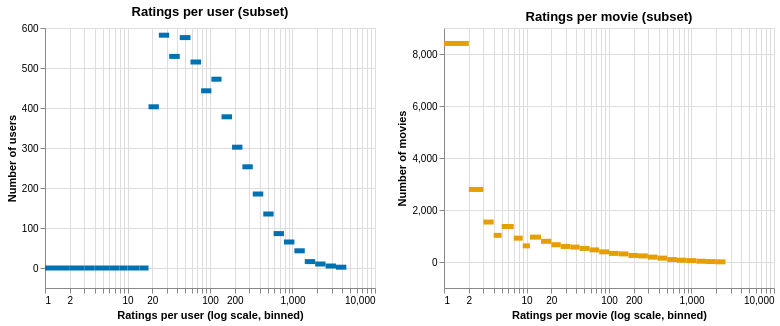

The code cell stored with this chart in its notebook:
### Markdown cell above
## 3. Rating coverage

How much history supports each user and movie? Log scales make the skewed counts readable. Movie counts here cover the sampled users only.

### Code cell
per_user = ratings.groupby("userId").size().rename("n_ratings")
per_movie = ratings.groupby("movieId").size().rename("n_ratings")


def log_hist(counts, bins=30):
    edges = np.unique(np.logspace(0, np.log10(counts.max()) + 0.001, bins).round().astype(int))
    cut = pd.cut(counts, bins=edges, right=False)
    h = cut.value_counts().sort_index().rename_axis("bin").reset_index(name="n_entities")
    h["lo"] = h["bin"].map(lambda i: i.left)
    h["hi"] = h["bin"].map(lambda i: i.right)
    return h[["lo", "hi", "n_entities"]]


def hist_chart(counts, what, color):
    return (
        alt.Chart(log_hist(counts))
        .mark_bar(color=color)
        .encode(
            x=alt.X(
                "lo:Q", scale=alt.Scale(type="log"), title=f"Ratings per {what} (log scale, binned)"
            ),
            x2="hi:Q",
            y=alt.Y("n_entities:Q", title=f"Number of {what}s"),
            tooltip=[
                alt.Tooltip("lo:Q", title="from"),
                alt.Tooltip("hi:Q", title="up to (excl.)"),
                "n_entities",
            ],
        )
        .properties(title=f"Ratings per {what} (subset)", width=330, height=260)
    )


display(
    pd.DataFrame(
        {
            "per user": per_user.describe(percentiles=[0.1, 0.5, 0.9, 0.99]),
            "per movie": per_movie.describe(percentiles=[0.1, 0.5, 0.9, 0.99]),
        }
    ).round(1)
)
print("Movies with exactly 1 rating:", int((per_movie == 1).sum()), "of", len(per_movie))
save_table(
    pd.DataFrame({"per_user": per_user.describe(), "per_movie": per_movie.describe()}),
    "c_activity_summary",
)
save_chart(
    hist_chart(per_user, "user", BLUE) | hist_chart(per_movie, "movie", ORANGE),
    "c_ratings_per_user_and_movie",
)

### Figure 1 — Vega-Lite specification as saved in the notebook (floating-point values rounded to 4 significant figures)
{"config": {"view": {"continuousWidth": 300, "continuousHeight": 300}}, "hconcat": [{"data": {"name": "data-f6d9985f0e483e192c79a0b4bce2e09f"}, "mark": {"type": "bar", "color": "#0072B2"}, "encoding": {"tooltip": [{"field": "lo", "title": "from", "type": "quantitative"}, {"field": "hi", "title": "up to (excl.)", "type": "quantitative"}, {"field": "n_entities", "type": "quantitative"}], "x": {"field": "lo", "scale": {"type": "log"}, "title": "Ratings per user (log scale, binned)", "type": "quantitative"}, "x2": {"field": "hi"}, "y": {"field": "n_entities", "title": "Number of users", "type": "quantitative"}}, "height": 260, "title": "Ratings per user (subset)", "width": 330}, {"data": {"name": "data-543f74d6b14fd25644cce0e846626b92"}, "mark": {"type": "bar", "color": "#E69F00"}, "encoding": {"tooltip": [{"field": "lo", "title": "from", "type": "quantitative"}, {"field": "hi", "title": "up to (excl.)", "type": "quantitative"}, {"field": "n_entities", "type": "quantitative"}], "x": {"field": "lo", "scale": {"type": "log"}, "title": "Ratings per movie (log scale, binned)", "type": "quantitative"}, "x2": {"field": "hi"}, "y": {"field": "n_entities", "title": "Number of movies", "type": "quantitative"}}, "height": 260, "title": "Ratings per movie (subset)", "width": 330}], "$schema": "https://vega.github.io/schema/vega-lite/v5.17.0.json", "datasets": {"data-f6d9985f0e483e192c79a0b4bce2e09f": [{"lo": 1, "hi": 2, "n_entities": 0}, {"lo": 2, "hi": 3, "n_entities": 0}, {"lo": 3, "hi": 4, "n_entities": 0}, {"lo": 4, "hi": 6, "n_entities": 0}, {"lo": 6, "hi": 8, "n_entities": 0}, {"lo": 8, "hi": 10, "n_entities": 0}, {"lo": 10, "hi": 14, "n_entities": 0}, {"lo": 14, "hi": 18, "n_entities": 0}, {"lo": 18, "hi": 24, "n_entities": 403}, {"lo": 24, "hi": 32, "n_entities": 582}, {"lo": 32, "hi": 43, "n_entities": 529}, {"lo": 43, "hi": 58, "n_entities": 576}, {"lo": 58, "hi": 78, "n_entities": 515}, {"lo": 78, "hi": 104, "n_entities": 443}, {"lo": 104, "hi": 138, "n_entities": 472}, {"lo": 138, "hi": 185, "n_entities": 378}, {"lo": 185, "hi": 247, "n_entities": 302}, {"lo": 247, "hi": 330, "n_entities": 253}, {"lo": 330, "hi": 442, "n_entities": 185}, {"lo": 442, "hi": 590, "n_entities": 135}, {"lo": 590, "hi": 789, "n_entities": 86}, {"lo": 789, "hi": 1054, "n_entities": 65}, {"lo": 1054, "hi": 1409, "n_entities": 43}, {"lo": 1409, "hi": 1883, "n_entities": 16}, {"lo": 1883, "hi": 2517, "n_entities": 10}, {"lo": 2517, "hi": 3364, "n_entities": 5}, {"lo": 3364, "hi": 4495, "n_entities": 2}], "data-543f74d6b14fd25644cce0e846626b92": [{"lo": 1, "hi": 2, "n_entities": 8406}, {"lo": 2, "hi": 3, "n_entities": 2790}, {"lo": 3, "hi": 4, "n_entities": 1537}, {"lo": 4, "hi": 5, "n_entities": 1025}, {"lo": 5, "hi": 7, "n_entities": 1366}, {"lo": 7, "hi": 9, "n_entities": 918}, {"lo": 9, "hi": 11, "n_entities": 622}, {"lo": 11, "hi": 15, "n_entities": 956}, {"lo": 15, "hi": 20, "n_entities": 796}, {"lo": 20, "hi": 26, "n_entities": 665}, {"lo": 26, "hi": 34, "n_entities": 598}, {"lo": 34, "hi": 44, "n_entities": 574}, {"lo": 44, "hi": 58, "n_entities": 523}, {"lo": 58, "hi": 76, "n_entities": 466}, {"lo": 76, "hi": 100, "n_entities": 390}, {"lo": 100, "hi": 131, "n_entities": 331}, {"lo": 131, "hi": 172, "n_entities": 312}, {"lo": 172, "hi": 225, "n_entities": 252}, {"lo": 225, "hi": 296, "n_entities": 234}, {"lo": 296, "hi": 388, "n_entities": 188}, {"lo": 388, "hi": 508, "n_entities": 149}, {"lo": 508, "hi": 666, "n_entities": 93}, {"lo": 666, "hi": 874, "n_entities": 69}, {"lo": 874, "hi": 1145, "n_entities": 53}, {"lo": 1145, "hi": 1502, "n_entities": 30}, {"lo": 1502, "hi": 1969, "n_entities": 17}, {"lo": 1969, "hi": 2582, "n_entities": 6}]}}
